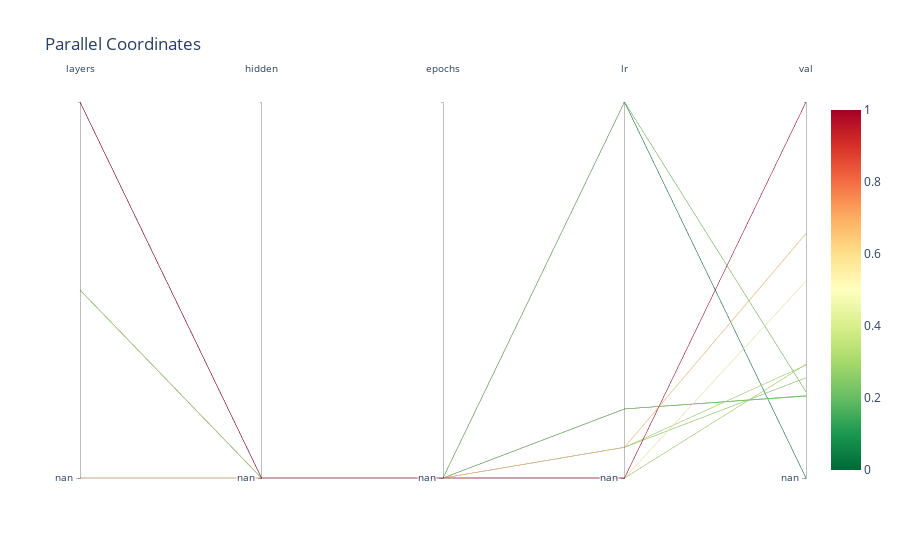
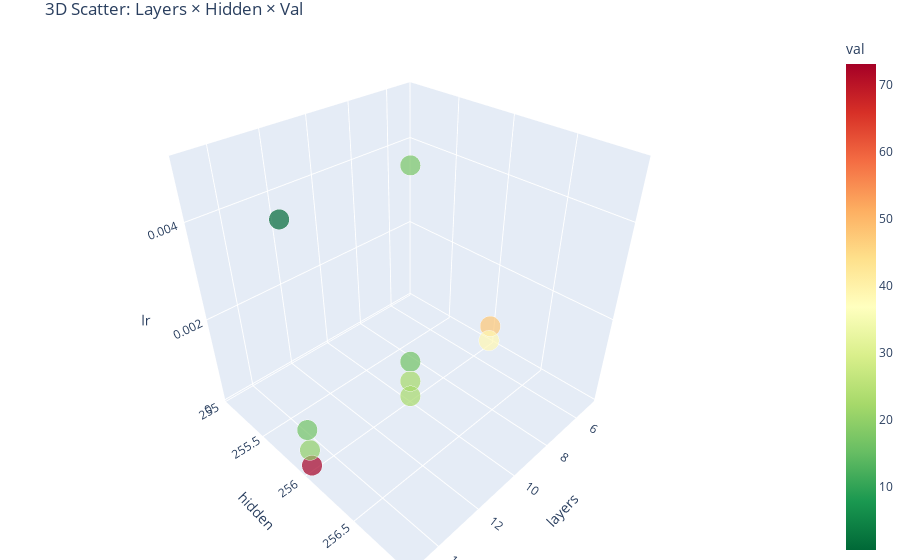
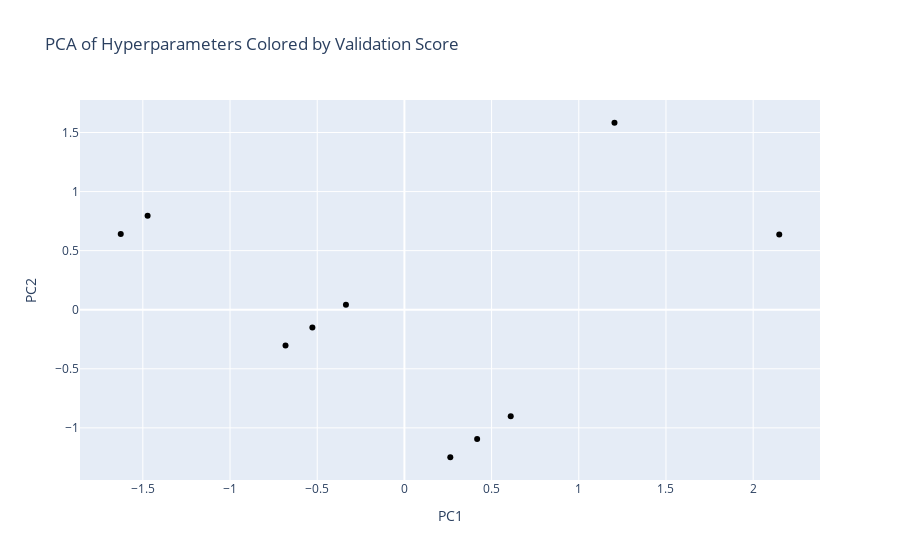

These figures' notebook cell, in order:
### Markdown cell above
---

### Code cell
data_df = pd.DataFrame()
parse_sweep("gen_msrp_fe/run1/task3.1/case14/graphconv")
data_df = data_df.T

heatmap()
heatmap_matrix()
parallel_coordinates()
three_d_scatter()
pairplot()
pca_plot()
plot_train_val_interactive(data_df, sweep_name="gen_msrp_fe/run1/task3.1/case14/graphconv")

### Figure 1 — Plotly figure (JSON) as saved in the notebook; plotly's stock layout.template omitted (floating-point values rounded to 4 significant figures)
{"data": [{"dimensions": [{"label": "layers", "range": [0, 1], "ticktext": ["nan", "nan", "nan"], "tickvals": [0, 0.5, 1], "values": [0.0, 1.0, 0.5, 1.0, 0.5, 1.0, 0.5, 0.5, 1.0, 0.0]}, {"label": "hidden", "range": [0, 1], "ticktext": ["nan", "nan", "nan"], "tickvals": [0, 0.5, 1], "values": [0.0, 0.0, 0.0, 0.0, 0.0, 0.0, 0.0, 0.0, 0.0, 0.0]}, {"label": "epochs", "range": [0, 1], "ticktext": ["nan", "nan", "nan"], "tickvals": [0, 0.5, 1], "values": [0.0, 0.0, 0.0, 0.0, 0.0, 0.0, 0.0, 0.0, 0.0, 0.0]}, {"label": "lr", "range": [0, 1], "ticktext": ["nan", "nan", "nan"], "tickvals": [0, 0.5, 1], "values": [0.08163, 1.0, 1.0, 0.0, 0.1837, 0.08163, 0.08163, 0.0, 0.1837, 0.0]}, {"label": "val", "range": [0, 1], "ticktext": ["nan", "nan", "nan"], "tickvals": [0, 0.5, 1], "values": [0.6502, 0.0, 0.2292, 1.0, 0.219, 0.2664, 0.3005, 0.3023, 0.2177, 0.5238]}], "line": {"cmax": 1, "cmin": 0, "color": [0.6502, 0.0, 0.2292, 1.0, 0.219, 0.2664, 0.3005, 0.3023, 0.2177, 0.5238], "colorscale": [[0, "rgb(0,104,55)"], [0.1, "rgb(26,152,80)"], [0.2, "rgb(102,189,99)"], [0.3, "rgb(166,217,106)"], [0.4, "rgb(217,239,139)"], [0.5, "rgb(255,255,191)"], [0.6, "rgb(254,224,139)"], [0.7, "rgb(253,174,97)"], [0.8, "rgb(244,109,67)"], [0.9, "rgb(215,48,39)"], [1, "rgb(165,0,38)"]], "showscale": true}, "type": "parcoords"}], "layout": {"title": {"text": "Parallel Coordinates"}}}

### Figure 2 — Plotly figure (JSON) as saved in the notebook; plotly's stock layout.template omitted (floating-point values rounded to 4 significant figures)
{"data": [{"hovertemplate": "<b>%{hovertext}</b><br><br>layers=%{x}<br>hidden=%{y}<br>lr=%{z}<br>epochs=%{marker.size}<br>val=%{marker.color}<extra></extra>", "hovertext": [225934, 5249, 235411, 235547, 234721, 250, 232219, 225935, 2521, 225933], "legendgroup": "", "marker": {"color": [47.77, 0.5311, 17.19, 73.18, 16.44, 19.88, 22.36, 22.49, 16.35, 38.59], "coloraxis": "coloraxis", "size": [100.0, 100.0, 100.0, 100.0, 100.0, 100.0, 100.0, 100.0, 100.0, 100.0], "sizemode": "area", "sizeref": 0.25, "symbol": "circle"}, "mode": "markers", "name": "", "scene": "scene", "showlegend": false, "type": "scatter3d", "x": [5.0, 15.0, 10.0, 15.0, 10.0, 15.0, 10.0, 10.0, 15.0, 5.0], "y": [256.0, 256.0, 256.0, 256.0, 256.0, 256.0, 256.0, 256.0, 256.0, 256.0], "z": [0.0005, 0.005, 0.005, 0.0001, 0.001, 0.0005, 0.0005, 0.0001, 0.001, 0.0001]}], "layout": {"coloraxis": {"colorbar": {"title": {"text": "val"}}, "colorscale": [[0, "rgb(0,104,55)"], [0.1, "rgb(26,152,80)"], [0.2, "rgb(102,189,99)"], [0.3, "rgb(166,217,106)"], [0.4, "rgb(217,239,139)"], [0.5, "rgb(255,255,191)"], [0.6, "rgb(254,224,139)"], [0.7, "rgb(253,174,97)"], [0.8, "rgb(244,109,67)"], [0.9, "rgb(215,48,39)"], [1, "rgb(165,0,38)"]]}, "legend": {"itemsizing": "constant", "tracegroupgap": 0}, "margin": {"b": 0, "l": 0, "r": 0, "t": 30}, "scene": {"domain": {"x": [0, 1], "y": [0, 1]}, "xaxis": {"title": {"text": "layers"}}, "yaxis": {"title": {"text": "hidden"}}, "zaxis": {"title": {"text": "lr"}}}, "title": {"text": "3D Scatter: Layers × Hidden × Val"}}}

### Figure 3 — Plotly figure (JSON) as saved in the notebook; plotly's stock layout.template omitted (floating-point values rounded to 4 significant figures)
{"data": [{"customdata": [[null, null, null, null, null], [null, null, null, null, null], [null, null, null, null, null], [null, null, null, null, null], [null, null, null, null, null], [null, null, null, null, null], [null, null, null, null, null], [null, null, null, null, null], [null, null, null, null, null], [null, null, null, null, null]], "hovertemplate": "PC1=%{x}<br>PC2=%{y}<br>run_id=%{customdata[0]}<br>layers=%{customdata[1]}<br>hidden=%{customdata[2]}<br>epochs=%{customdata[3]}<br>lr=%{customdata[4]}<br>color=%{marker.color}<extra></extra>", "legendgroup": "", "marker": {"color": [NaN, NaN, NaN, NaN, NaN, NaN, NaN, NaN, NaN, NaN], "coloraxis": "coloraxis", "symbol": "circle"}, "mode": "markers", "name": "", "orientation": "v", "showlegend": false, "type": "scatter", "x": [-1.473, 2.15, 1.205, 0.2632, -0.3353, 0.4171, -0.5278, -0.6818, 0.6096, -1.627], "xaxis": "x", "y": [0.7951, 0.6377, 1.583, -1.249, 0.04269, -1.095, -0.1498, -0.3038, -0.9022, 0.6411], "yaxis": "y"}], "layout": {"coloraxis": {"colorbar": {"title": {"text": "Validation Score"}}, "colorscale": [[0, "rgb(0,104,55)"], [0.1, "rgb(26,152,80)"], [0.2, "rgb(102,189,99)"], [0.3, "rgb(166,217,106)"], [0.4, "rgb(217,239,139)"], [0.5, "rgb(255,255,191)"], [0.6, "rgb(254,224,139)"], [0.7, "rgb(253,174,97)"], [0.8, "rgb(244,109,67)"], [0.9, "rgb(215,48,39)"], [1, "rgb(165,0,38)"]]}, "legend": {"tracegroupgap": 0}, "title": {"text": "PCA of Hyperparameters Colored by Validation Score"}, "xaxis": {"anchor": "y", "domain": [0, 1], "title": {"text": "PC1"}}, "yaxis": {"anchor": "x", "domain": [0, 1], "title": {"text": "PC2"}}}}
